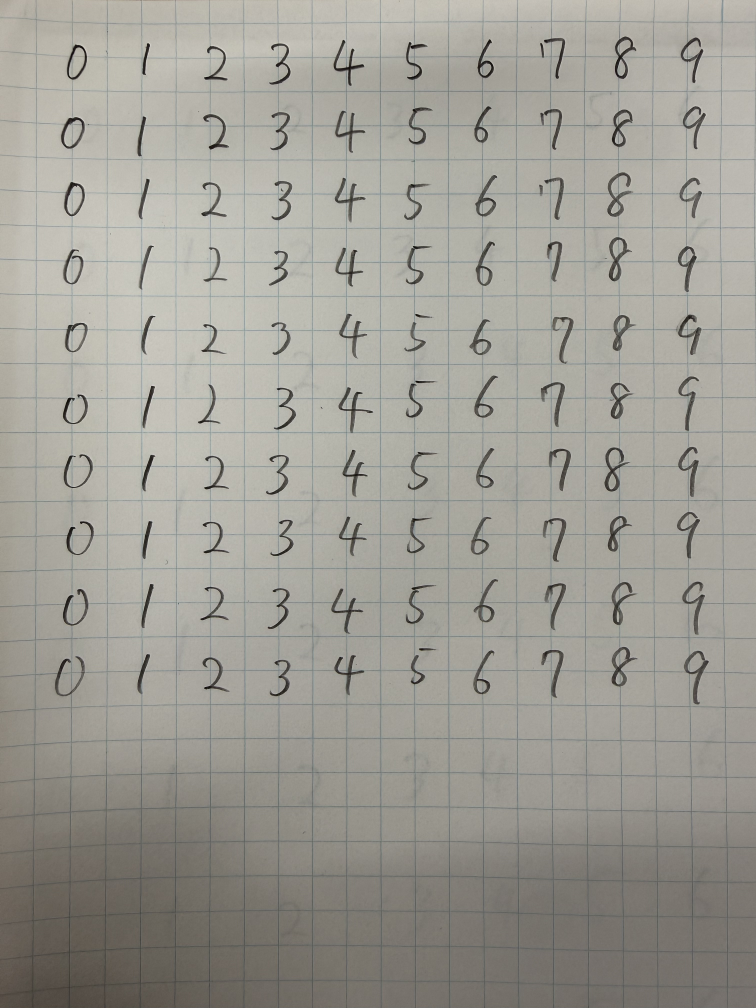
#> input picture HandWrite.JPEG, 3024 x 4032 px (shown at 1/4 size)
$ python make_mnist.py
#> lines starting #> are read from the running program, lines starting #| are printed output that depends on the picture; after the words box and inside, x2 and y2 are one past the last pixel; in counts of white or black regions, pixels touching at a corner belong together
import cv2
import numpy as np
import os

def order_points(pts):
    """4つの点を左上、右上、右下、左下の順に並び替える"""
    rect = np.zeros((4, 2), dtype="float32")
    s = pts.sum(axis=1)
    rect[0] = pts[np.argmin(s)]
    rect[2] = pts[np.argmax(s)]
    diff = np.diff(pts, axis=1)
    rect[1] = pts[np.argmin(diff)]
    rect[3] = pts[np.argmax(diff)]
    return rect

class PerspectiveAdjuster:
    """マウス操作で紙の四隅（射影補正の頂点）を調整するクラス"""
    def __init__(self, img, initial_pts):
        self.img = img
        self.disp_img = img.copy()
        self.pts = initial_pts.tolist() if isinstance(initial_pts, np.ndarray) else initial_pts
        self.dragging_idx = None
        self.drag_thresh = 30 # クリック判定のピクセル閾値

    def draw(self):
        self.disp_img = self.img.copy()
        pts_arr = np.array(self.pts, dtype=np.int32)

        # 枠線を描画（緑）
        cv2.polylines(self.disp_img, [pts_arr], isClosed=True, color=(0, 255, 0), thickness=2)

        # 四隅の頂点に丸を描画（赤）
        for pt in self.pts:
            cv2.circle(self.disp_img, tuple(map(int, pt)), 8, (0, 0, 255), -1)

    # [19 lines left out: function mouse_event, not called in this run]

class GridAdjuster:
    """マウス操作でグリッド線を調整するクラス"""
    def __init__(self, img, rows=10, cols=10):
        self.img = img
        self.disp_img = img.copy()
        self.h, self.w = img.shape[:2]

        # 初期グリッド線
        self.x_lines = [int(x) for x in np.linspace(0, self.w, cols + 1)]
        self.y_lines = [int(y) for y in np.linspace(0, self.h, rows + 1)]

        self.dragging_line = None
        self.drag_thresh = 15

    def draw(self):
        self.disp_img = self.img.copy()
        for x in self.x_lines:
            cv2.line(self.disp_img, (x, 0), (x, self.h), (0, 0, 255), 1)
        for y in self.y_lines:
            cv2.line(self.disp_img, (0, y), (self.w, y), (0, 0, 255), 1)

    # [26 lines left out: function mouse_event, not called in this run]

# ==========================================
# 1. 画像読み込みとサイズ縮小・初期輪郭の自動推測
# ==========================================
img = cv2.imread("HandWrite.JPEG")
#> img is the input picture: shape (4032, 3024, 3); mean B, G, R 149.4, 157.1, 159.1
if img is None:
    print("Error: 画像が見つかりません。")
    exit()

# ★ここで画面に収まるサイズにリサイズする（例：高さを800pxに固定）
max_display_height = 800
h, w = img.shape[:2]
#> h = 4032; w = 3024
if h > max_display_height:
    scale = max_display_height / h
#> scale = 0.198
    img = cv2.resize(img, (int(w * scale), max_display_height))
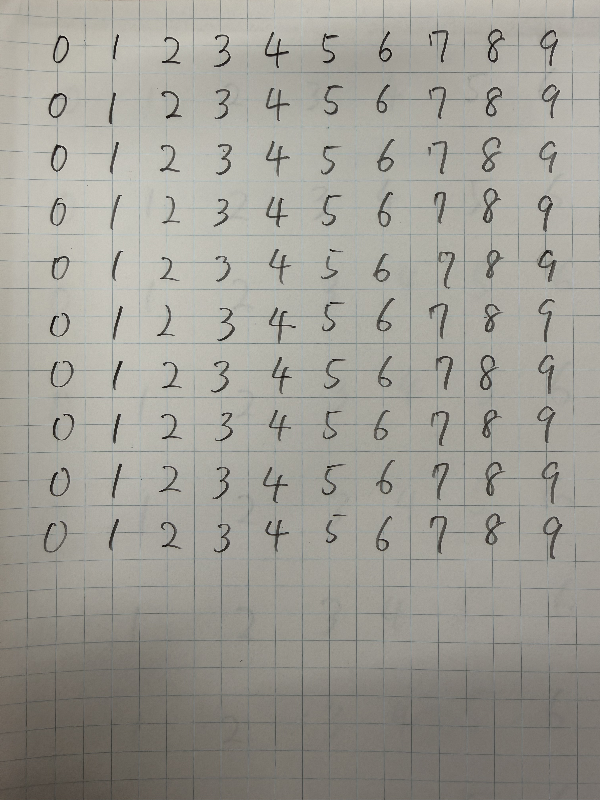
#> img: shape (800, 600, 3); mean B, G, R 149.5, 157.2, 159.2

gray = cv2.cvtColor(img, cv2.COLOR_BGR2GRAY)
blur = cv2.GaussianBlur(gray, (5, 5), 0)
edges = cv2.Canny(blur, 50, 150)
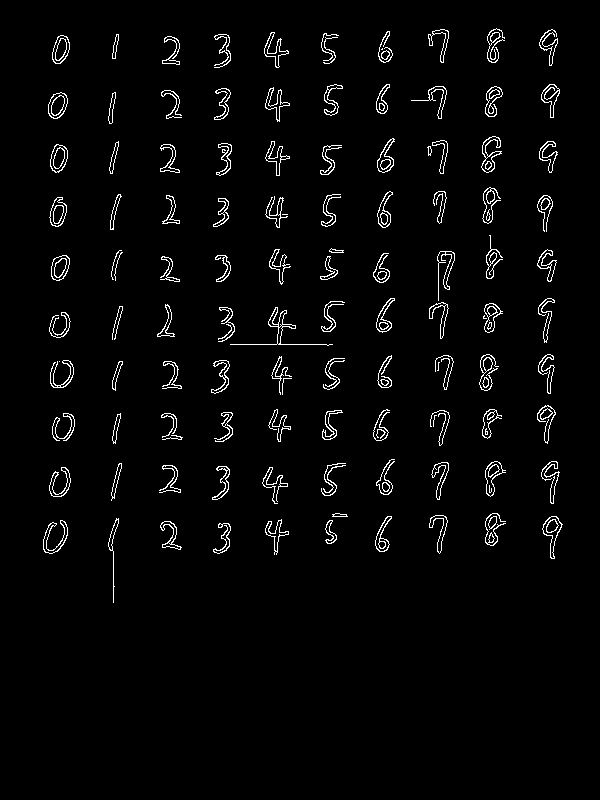
#> edges: shape (800, 600); 2.8% white in thin lines or dots, all inside (x1, y1, x2, y2) = (43, 28, 563, 603)
contours, _ = cv2.findContours(edges, cv2.RETR_EXTERNAL, cv2.CHAIN_APPROX_SIMPLE)
#> contours = 128 contours, 26 with area under 20; largest, box (x1, y1, x2, y2) and area: (48, 92, 68, 119) 373, (50, 144, 68, 173) 358, (542, 516, 563, 559) 356, (52, 35, 70, 64) 354, (51, 255, 70, 281) 349

# 輪郭が見つかった場合はそれを初期値に、見つからなければ画像全体の少し内側を初期値にする
if contours:
    paper = max(contours, key=cv2.contourArea)
#> paper = contour of 37 points, box (x1, y1, x2, y2) (48, 92, 68, 119), area 373
    rect = cv2.minAreaRect(paper)
#> rect = ((57.12, 104.9), (27.3, 17.64), -68.2)
    initial_pts = cv2.boxPoints(rect).astype(np.float32)
#> initial_pts = [[60.24, 120.9], [43.86, 114.3], [54, 89], [70.38, 95.55]]
else:
    h, w = img.shape[:2]
    initial_pts = np.array([[w*0.1, h*0.1], [w*0.9, h*0.1], [w*0.9, h*0.9], [w*0.1, h*0.9]], dtype=np.float32)

initial_pts = order_points(initial_pts)
#> in order_points, `s = pts.sum(axis=1)`: s = [181.1, 158.2, 143, 165.9]
#> in order_points, `diff = np.diff(pts, axis=1)`: diff = [60.66, 70.48, 35, 25.17]
#> initial_pts = [[54, 89], [70.38, 95.55], [60.24, 120.9], [43.86, 114.3]]

# ==========================================
# 2. ステップ1: 射影補正（四隅）の調整UI
# ==========================================
print("【ステップ1】 紙の四隅にある赤い丸をドラッグして位置を合わせてください。")
print("調整が終わったら ENTERキー を押してください。")

win_perspective = "Step 1: Adjust Corners (ENTER to confirm)"
cv2.namedWindow(win_perspective)

persp_adjuster = PerspectiveAdjuster(img, initial_pts)
#> in __init__, `self.pts = initial_pts.tolist() if isinstance(initial_pts, np.ndarray)..`: self.pts has the same summary as initial_pts outside __init__
persp_adjuster.draw()
#> in draw, `pts_arr = np.array(self.pts, dtype=np.int32)`: pts_arr = [[53, 88], [70, 95], [60, 120], [43, 114]]
#> in draw, `cv2.polylines(self.disp_img, [pts_arr], isClosed=True, color=(0, 255, ..`:
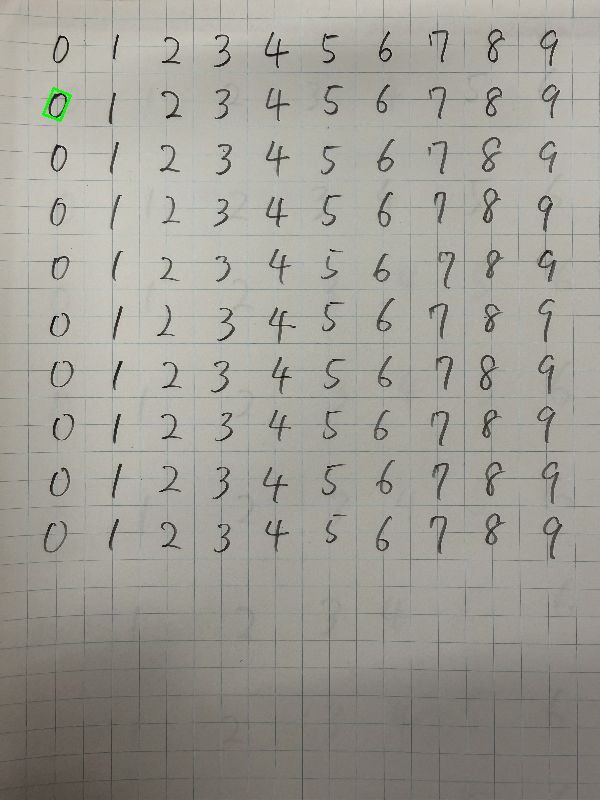
#> self.disp_img: shape (800, 600, 3); 0.05% of pixels changed, all inside (x1, y1, x2, y2) = (42, 87, 72, 122)
#> the loop in draw, `for pt in self.pts:` made 4 passes
#> after the loop in draw, `for pt in self.pts:`:
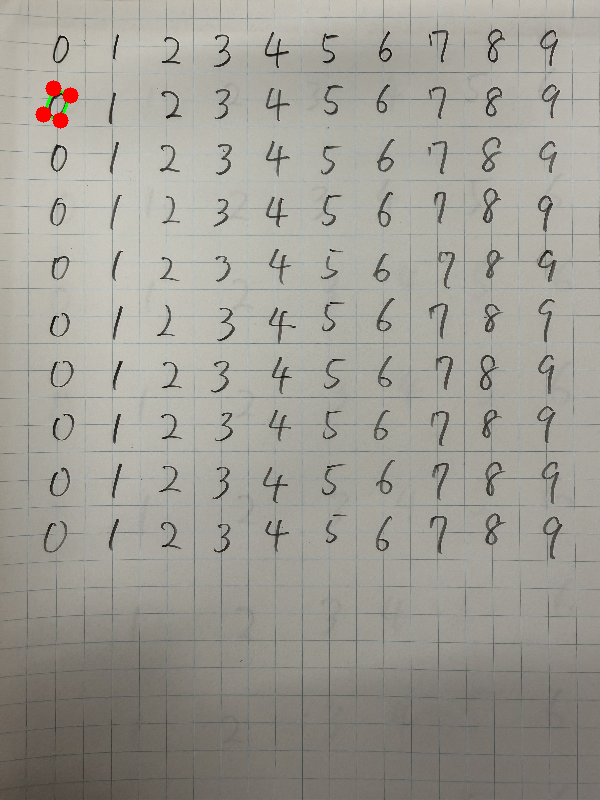
#> self.disp_img: shape (800, 600, 3); 0.16% of pixels changed, all inside (x1, y1, x2, y2) = (35, 80, 79, 129)
cv2.setMouseCallback(win_perspective, persp_adjuster.mouse_event, param=win_perspective)

while True:
    cv2.imshow(win_perspective, persp_adjuster.disp_img)
    if cv2.waitKey(1) == 13: # ENTER key
#> (key Esc is pressed here)
        break
cv2.destroyWindow(win_perspective)

# 確定した四隅の点で射影変換を実行
final_pts = np.array(persp_adjuster.pts, dtype="float32")
#> final_pts has the same summary as initial_pts
(tl, tr, br, bl) = final_pts
#> tl = [54, 89]; tr = [70.38, 95.55]; br = [60.24, 120.9]; bl = [43.86, 114.3]

widthA = np.linalg.norm(br - bl)
#> widthA = 17.64
widthB = np.linalg.norm(tr - tl)
#> widthB = 17.64
heightA = np.linalg.norm(tr - br)
#> heightA = 27.3
heightB = np.linalg.norm(tl - bl)
#> heightB = 27.3

maxW = int(max(widthA, widthB))
#> maxW = 17
maxH = int(max(heightA, heightB))
#> maxH = 27

dst = np.array([[0, 0], [maxW - 1, 0], [maxW - 1, maxH - 1], [0, maxH - 1]], dtype="float32")
#> dst = [[0, 0], [16, 0], [16, 26], [0, 26]]
M = cv2.getPerspectiveTransform(final_pts, dst)
#> M = [[0.842, 0.337, -75.45], [-0.354, 0.884, -59.61], [2.43e-17, -3.42e-18, 1]]
warp_color = cv2.warpPerspective(img, M, (maxW, maxH)) # ← img (カラー画像) を使う！

# ==========================================
# 3. ステップ2: グリッド調整UI
# ==========================================
print("【ステップ2】 赤いグリッド線をドラッグしてマスの境界に合わせてください。")
print("調整が終わったら ENTERキー を押してください。")

rows, cols = 10, 10

win_grid = "Step 2: Adjust Grid (ENTER to confirm)"
cv2.namedWindow(win_grid)

grid_adjuster = GridAdjuster(warp_color, rows=rows, cols=cols)
#> in __init__, `self.x_lines = [int(x) for x in np.linspace(0, self.w, cols + 1)]`: self.x_lines = [0, 1, 3, 5, 6, 8, 10, 11, 13, 15, 17]
#> in __init__, `self.y_lines = [int(y) for y in np.linspace(0, self.h, rows + 1)]`: self.y_lines = [0, 2, 5, 8, 10, 13, 16, 18, 21, 24, 27]
grid_adjuster.draw()
#> the loop in draw, `for x in self.x_lines:` made 11 passes
#> x on passes 4 to 11: 5, 6, 8, 10, 11, 13, 15, 17
#> the loop in draw, `for y in self.y_lines:` made 11 passes
#> y on passes 3 to 11: 5, 8, 10, 13, 16, 18, 21, 24, 27
cv2.setMouseCallback(win_grid, grid_adjuster.mouse_event, param=win_grid)

while True:
    cv2.imshow(win_grid, grid_adjuster.disp_img)
    if cv2.waitKey(1) == 13:
#> (key Esc is pressed here)
        break
cv2.destroyWindow(win_grid)

# ==========================================
# 4. 確定したグリッドでのセル分割・MNIST生成
# ==========================================
x_lines = grid_adjuster.x_lines
#> x_lines = [0, 1, 3, 5, 6, 8, 10, 11, 13, 15, 17]
y_lines = grid_adjuster.y_lines
#> y_lines = [0, 2, 5, 8, 10, 13, 16, 18, 21, 24, 27]

for i in range(10):
    os.makedirs(f"dataset/{i}", exist_ok=True)

count = [0] * 10

# マージン（セルの内側何ピクセルを切り取るか。少し残った境界線を避けるため）
margin = 5

for r in range(rows):
    for c in range(cols):
        y1, y2 = y_lines[r], y_lines[r+1]
        x1, x2 = x_lines[c], x_lines[c+1]

        # セルが小さすぎる・つぶれている場合はスキップ
        if y2 - y1 <= margin*2 or x2 - x1 <= margin*2:
            continue

        # カラー画像のまま切り抜く（少し内側）
        cell_color = warp_color[y1+margin : y2-margin, x1+margin : x2-margin]

        # 【改善ポイント】B（青）チャンネルだけを取り出す（OpenCVはBGRの順なので0番目）
        b_channel = cell_color[:, :, 0]
        cv2.imshow("B Channel", b_channel)
        cv2.waitKey(100) # 100msだけ表示して確認

        # 二値化
        _, th = cv2.threshold(b_channel, 0, 255, cv2.THRESH_BINARY_INV + cv2.THRESH_OTSU)

        # 輪郭検出
        contours, _ = cv2.findContours(th, cv2.RETR_EXTERNAL, cv2.CHAIN_APPROX_SIMPLE)

        # 小さいノイズ輪郭を除去
        contours = [cnt for cnt in contours if cv2.contourArea(cnt) > 10]

        if len(contours) == 0:
            continue

        # 最大の輪郭（文字）を見つける
        digit_cnt = max(contours, key=cv2.contourArea)
        x, y, w, h = cv2.boundingRect(digit_cnt)
        digit = th[y:y+h, x:x+w]

        # 正方形パディング
        size = max(w, h)
        canvas = np.zeros((size, size), np.uint8)
        canvas[(size-h)//2:(size-h)//2+h, (size-w)//2:(size-w)//2+w] = digit

        # MNISTサイズ（20x20にリサイズ後、28x28の中央に配置）
        digit_resized = cv2.resize(canvas, (20, 20))
        final = np.zeros((28, 28), np.uint8)
        final[4:24, 4:24] = digit_resized

        # 重心中央寄せ
        m = cv2.moments(final)
        if m["m00"] != 0:
            cx = int(m["m10"] / m["m00"])
            cy = int(m["m01"] / m["m00"])
            shiftx = 14 - cx
            shifty = 14 - cy
            M_affine = np.float32([[1, 0, shiftx], [0, 1, shifty]])
            final = cv2.warpAffine(final, M_affine, (28, 28))

        # 列番号(c)をラベルにする
        label = c % 10

        count[label] += 1
        cv2.imwrite(f"dataset/{label}/{label}_{count[label]}.png", final)
#> after the loop, count = [0, 0, 0, 0, 0, 0, 0, 0, 0, 0]

print("Finished: データセットの生成が完了しました。")
